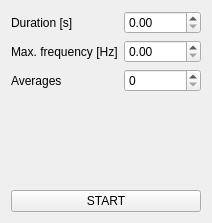
              <widget class="QWidget" name="calPassivePage">
               <attribute name="title">
                <string>Passive</string>
               </attribute>
               <layout class="QFormLayout" name="passiveCalForm">
                <property name="fieldGrowthPolicy">
                 <enum>QFormLayout::AllNonFixedFieldsGrow</enum>
                </property>
                <item row="1" column="0">
                 <widget class="QLabel" name="passiveCalDurLab">
                  <property name="text">
                   <string>Duration [s]</string>
                  </property>
                 </widget>
                </item>
                <item row="1" column="1">
                 <widget class="QDoubleSpinBox" name="passiveCalDurNumDbl">
                  <property name="maximum">
                   <double>10000.000000000000000</double>
                  </property>
                 </widget>
                </item>
                <item row="2" column="0">
                 <widget class="QLabel" name="passiveCalMaxFreqLab">
                  <property name="text">
                   <string>Max. frequency [Hz]</string>
                  </property>
                 </widget>
                </item>
                <item row="2" column="1">
                 <widget class="QDoubleSpinBox" name="passiveCalMaxFreqNumDbl"/>
                </item>
                <item row="3" column="0">
                 <widget class="QLabel" name="passiveCalAvgLav">
                  <property name="text">
                   <string>Averages</string>
                  </property>
                 </widget>
                </item>
                <item row="3" column="1">
                 <widget class="QSpinBox" name="passiveCalAvgNum">
                  <property name="maximum">
                   <number>1000</number>
                  </property>
                 </widget>
                </item>
                <item row="4" column="0">
                 <spacer name="verticalSpacer">
                  <property name="orientation">
                   <enum>Qt::Vertical</enum>
                  </property>
                  <property name="sizeHint" stdset="0">
                   <size>
                    <width>20</width>
                    <height>40</height>
                   </size>
                  </property>
                 </spacer>
                </item>
                <item row="5" column="0">
                 <spacer name="verticalSpacer_2">
                  <property name="orientation">
                   <enum>Qt::Vertical</enum>
                  </property>
                  <property name="sizeHint" stdset="0">
                   <size>
                    <width>20</width>
                    <height>40</height>
                   </size>
                  </property>
                 </spacer>
                </item>
                <item row="6" column="0" colspan="2">
                 <widget class="QPushButton" name="passiveCalStartBtn">
                  <property name="text">
                   <string>START</string>
                  </property>
                 </widget>
                </item>
               </layout>
              </widget>
